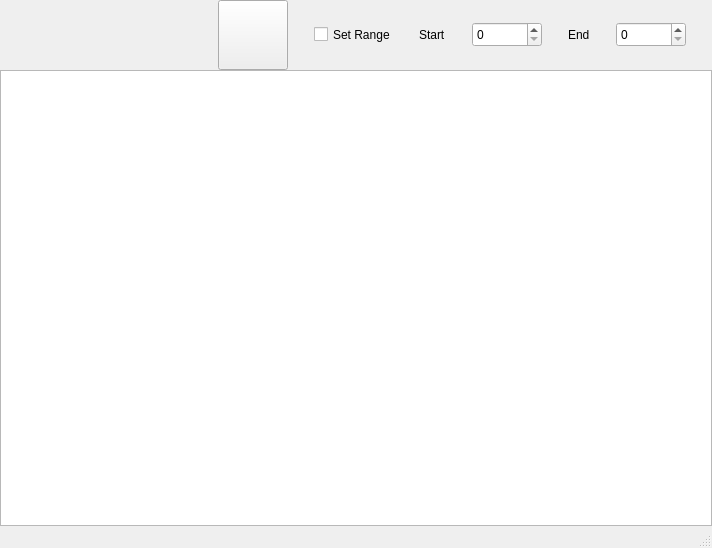
<?xml version="1.0" encoding="UTF-8"?>
<ui version="4.0">
 <class>Read_Tdms</class>
 <widget class="QMainWindow" name="Read_Tdms">
  <property name="geometry">
   <rect>
    <x>0</x>
    <y>0</y>
    <width>712</width>
    <height>548</height>
   </rect>
  </property>
  <property name="windowTitle">
   <string>MainWindow</string>
  </property>
  <property name="windowIcon">
   <iconset resource="images.qrc">
    <normaloff>:/img/img19.ico</normaloff>:/img/img19.ico</iconset>
  </property>
  <property name="styleSheet">
   <string notr="true"/>
  </property>
  <widget class="QWidget" name="centralwidget">
   <property name="styleSheet">
    <string notr="true"/>
   </property>
   <layout class="QVBoxLayout" name="verticalLayout_2">
    <property name="spacing">
     <number>0</number>
    </property>
    <property name="leftMargin">
     <number>0</number>
    </property>
    <property name="topMargin">
     <number>0</number>
    </property>
    <property name="rightMargin">
     <number>0</number>
    </property>
    <property name="bottomMargin">
     <number>0</number>
    </property>
    <item>
     <layout class="QGridLayout" name="gridLayout">
      <item row="0" column="9">
       <widget class="QLabel" name="label">
        <property name="minimumSize">
         <size>
          <width>0</width>
          <height>25</height>
         </size>
        </property>
        <property name="maximumSize">
         <size>
          <width>70</width>
          <height>25</height>
         </size>
        </property>
        <property name="text">
         <string>Start</string>
        </property>
       </widget>
      </item>
      <item row="0" column="13">
       <widget class="QLabel" name="label_2">
        <property name="minimumSize">
         <size>
          <width>0</width>
          <height>25</height>
         </size>
        </property>
        <property name="maximumSize">
         <size>
          <width>70</width>
          <height>25</height>
         </size>
        </property>
        <property name="text">
         <string>End</string>
        </property>
       </widget>
      </item>
      <item row="0" column="3">
       <widget class="QPushButton" name="plotdata">
        <property name="minimumSize">
         <size>
          <width>70</width>
          <height>70</height>
         </size>
        </property>
        <property name="maximumSize">
         <size>
          <width>70</width>
          <height>70</height>
         </size>
        </property>
        <property name="styleSheet">
         <string notr="true">QPushButton


{ image: url(:/img/img43.ico);
	border:none;
	
	background-color: rgba(230, 126, 34,0);
	

	
}
QPushButton:hover, QPushButton:pressed , QPushButton:checked
{
	image: url(:/img/img43s.ico);
	
	border:none;
	background-color: rgba(230, 126, 34,0);
	
}</string>
        </property>
        <property name="text">
         <string/>
        </property>
       </widget>
      </item>
      <item row="0" column="12">
       <spacer name="horizontalSpacer_8">
        <property name="orientation">
         <enum>Qt::Horizontal</enum>
        </property>
        <property name="sizeHint" stdset="0">
         <size>
          <width>40</width>
          <height>20</height>
         </size>
        </property>
       </spacer>
      </item>
      <item row="0" column="8">
       <spacer name="horizontalSpacer_6">
        <property name="orientation">
         <enum>Qt::Horizontal</enum>
        </property>
        <property name="sizeHint" stdset="0">
         <size>
          <width>40</width>
          <height>20</height>
         </size>
        </property>
       </spacer>
      </item>
      <item row="0" column="7">
       <widget class="QCheckBox" name="checkBox_5_tdms">
        <property name="minimumSize">
         <size>
          <width>80</width>
          <height>25</height>
         </size>
        </property>
        <property name="maximumSize">
         <size>
          <width>70</width>
          <height>25</height>
         </size>
        </property>
        <property name="text">
         <string>Set Range</string>
        </property>
       </widget>
      </item>
      <item row="0" column="1">
       <widget class="QPushButton" name="openfile">
        <property name="minimumSize">
         <size>
          <width>70</width>
          <height>70</height>
         </size>
        </property>
        <property name="maximumSize">
         <size>
          <width>70</width>
          <height>70</height>
         </size>
        </property>
        <property name="styleSheet">
         <string notr="true">QPushButton

{ image: url(:/img/img18.ico);
	
	border:none;
	background-color: rgba(230, 126, 34,0);
	

	
}
QPushButton:hover, QPushButton:pressed , QPushButton:checked
{
	image: url(:/img/img17.ico);
	
	border:none;
	background-color: rgba(230, 126, 34,0);
	
}</string>
        </property>
        <property name="text">
         <string/>
        </property>
       </widget>
      </item>
      <item row="0" column="6">
       <spacer name="horizontalSpacer_5">
        <property name="orientation">
         <enum>Qt::Horizontal</enum>
        </property>
        <property name="sizeHint" stdset="0">
         <size>
          <width>40</width>
          <height>20</height>
         </size>
        </property>
       </spacer>
      </item>
      <item row="0" column="2">
       <spacer name="horizontalSpacer_3">
        <property name="orientation">
         <enum>Qt::Horizontal</enum>
        </property>
        <property name="sizeHint" stdset="0">
         <size>
          <width>40</width>
          <height>20</height>
         </size>
        </property>
       </spacer>
      </item>
      <item row="0" column="15">
       <widget class="QSpinBox" name="spinBox_9_tdms">
        <property name="minimumSize">
         <size>
          <width>70</width>
          <height>25</height>
         </size>
        </property>
        <property name="maximumSize">
         <size>
          <width>70</width>
          <height>25</height>
         </size>
        </property>
        <property name="maximum">
         <number>999999999</number>
        </property>
        <property name="value">
         <number>0</number>
        </property>
       </widget>
      </item>
      <item row="0" column="4">
       <spacer name="horizontalSpacer_4">
        <property name="orientation">
         <enum>Qt::Horizontal</enum>
        </property>
        <property name="sizeHint" stdset="0">
         <size>
          <width>40</width>
          <height>20</height>
         </size>
        </property>
       </spacer>
      </item>
      <item row="0" column="10">
       <spacer name="horizontalSpacer_7">
        <property name="orientation">
         <enum>Qt::Horizontal</enum>
        </property>
        <property name="sizeHint" stdset="0">
         <size>
          <width>40</width>
          <height>20</height>
         </size>
        </property>
       </spacer>
      </item>
      <item row="0" column="0">
       <spacer name="horizontalSpacer_2">
        <property name="orientation">
         <enum>Qt::Horizontal</enum>
        </property>
        <property name="sizeHint" stdset="0">
         <size>
          <width>40</width>
          <height>20</height>
         </size>
        </property>
       </spacer>
      </item>
      <item row="0" column="16">
       <spacer name="horizontalSpacer">
        <property name="orientation">
         <enum>Qt::Horizontal</enum>
        </property>
        <property name="sizeHint" stdset="0">
         <size>
          <width>40</width>
          <height>20</height>
         </size>
        </property>
       </spacer>
      </item>
      <item row="0" column="5">
       <widget class="QPushButton" name="savedata">
        <property name="minimumSize">
         <size>
          <width>70</width>
          <height>70</height>
         </size>
        </property>
        <property name="maximumSize">
         <size>
          <width>70</width>
          <height>70</height>
         </size>
        </property>
        <property name="styleSheet">
         <string notr="true">QPushButton


{ image: url(:/img/img45.ico);
	border:none;
	
	background-color: rgba(230, 126, 34,0);
	

	
}
QPushButton:hover, QPushButton:pressed , QPushButton:checked
{
	image: url(:/img/img45s.ico);
	
	border:none;
	background-color: rgba(230, 126, 34,0);
	
}url(:/img/img45s.ico)</string>
        </property>
        <property name="text">
         <string/>
        </property>
       </widget>
      </item>
      <item row="0" column="11">
       <widget class="QSpinBox" name="spinBox_8_tdms">
        <property name="minimumSize">
         <size>
          <width>70</width>
          <height>25</height>
         </size>
        </property>
        <property name="maximumSize">
         <size>
          <width>70</width>
          <height>25</height>
         </size>
        </property>
        <property name="maximum">
         <number>999999999</number>
        </property>
       </widget>
      </item>
      <item row="0" column="14">
       <spacer name="horizontalSpacer_9">
        <property name="orientation">
         <enum>Qt::Horizontal</enum>
        </property>
        <property name="sizeHint" stdset="0">
         <size>
          <width>40</width>
          <height>20</height>
         </size>
        </property>
       </spacer>
      </item>
     </layout>
    </item>
    <item>
     <layout class="QVBoxLayout" name="verticalLayout_tdms">
      <item>
       <widget class="QListWidget" name="listWidget"/>
      </item>
     </layout>
    </item>
   </layout>
  </widget>
  <widget class="QStatusBar" name="statusbar"/>
 </widget>
 <resources>
  <include location="images.qrc"/>
 </resources>
 <connections/>
</ui>
